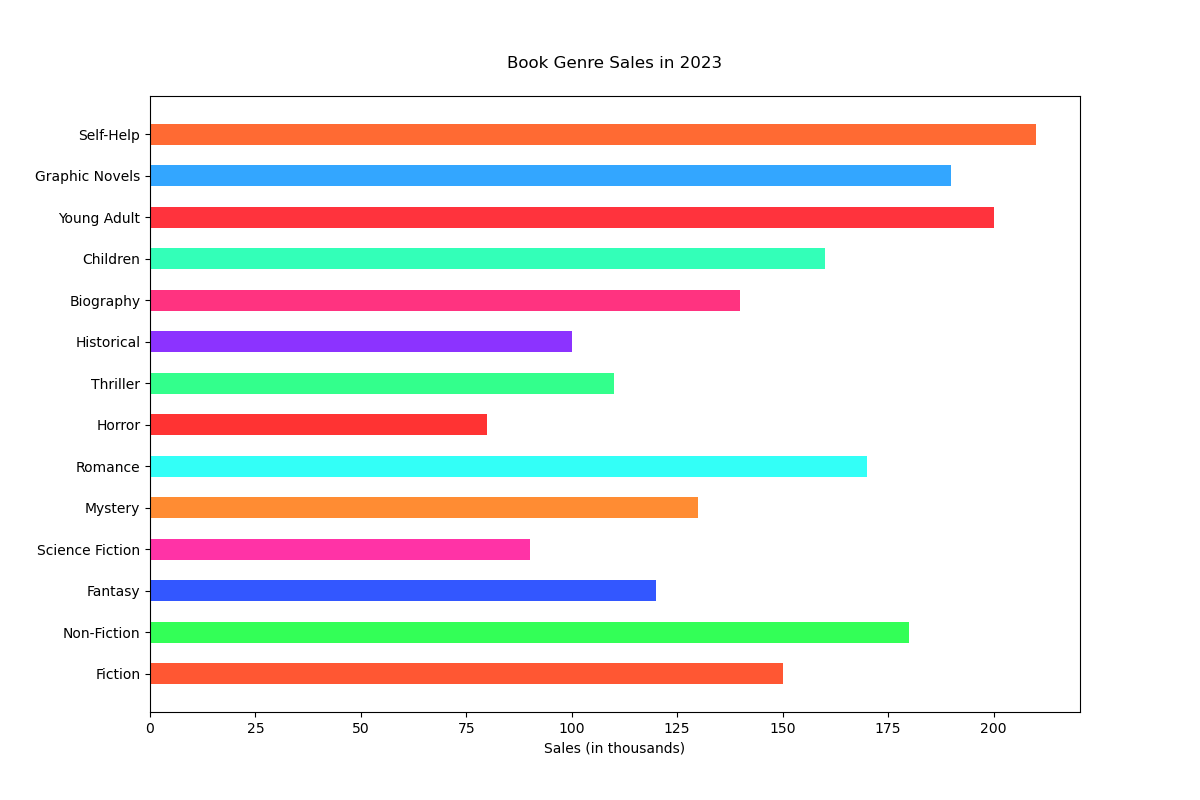

Source code (Python):

import matplotlib.pyplot as plt

# Data
genres = [
    "Fiction", "Non-Fiction", "Fantasy", "Science Fiction",
    "Mystery", "Romance", "Horror", "Thriller",
    "Historical", "Biography", "Children", "Young Adult",
    "Graphic Novels", "Self-Help"
]
sales = [150, 180, 120, 90, 130, 170, 80, 110, 100, 140, 160, 200, 190, 210]

# Creating horizontal bar chart
fig, ax = plt.subplots(figsize=(12, 8))

ax.barh(genres, sales, color=[
    '#FF5733', '#33FF57', '#3357FF', '#FF33A6',
    '#FF8C33', '#33FFF7', '#FF3333', '#33FF8C',
    '#8C33FF', '#FF3380', '#33FFB8', '#FF333D',
    '#33A6FF', '#FF6A33'
], height=0.5)  # Change bar color and height

# Adding labels and title
ax.set_xlabel('Sales (in thousands)')
ax.set_title('Book Genre Sales in 2023', pad=20)

# Show the plot
plt.show()
